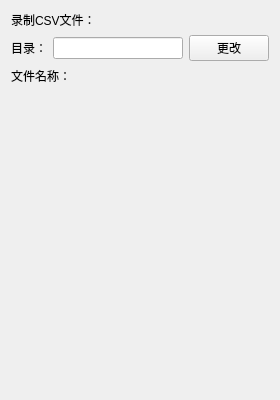
<?xml version="1.0" encoding="UTF-8"?>
<ui version="4.0">
 <class>h2CsvRecordClass</class>
 <widget class="QWidget" name="h2CsvRecordClass">
  <property name="geometry">
   <rect>
    <x>0</x>
    <y>0</y>
    <width>280</width>
    <height>400</height>
   </rect>
  </property>
  <property name="windowTitle">
   <string>h2CsvRecord</string>
  </property>
  <layout class="QGridLayout" name="gridLayout">
   <item row="1" column="0">
    <layout class="QHBoxLayout" name="horizontalLayout">
     <item>
      <widget class="QLabel" name="label_2">
       <property name="text">
        <string>目录：</string>
       </property>
      </widget>
     </item>
     <item>
      <widget class="QLineEdit" name="lineEdit"/>
     </item>
     <item>
      <widget class="QPushButton" name="pushButton">
       <property name="text">
        <string>更改</string>
       </property>
      </widget>
     </item>
    </layout>
   </item>
   <item row="3" column="0">
    <spacer name="verticalSpacer">
     <property name="orientation">
      <enum>Qt::Vertical</enum>
     </property>
     <property name="sizeHint" stdset="0">
      <size>
       <width>20</width>
       <height>40</height>
      </size>
     </property>
    </spacer>
   </item>
   <item row="0" column="0">
    <widget class="QLabel" name="label">
     <property name="text">
      <string>录制CSV文件：</string>
     </property>
    </widget>
   </item>
   <item row="2" column="0">
    <widget class="QLabel" name="label_3">
     <property name="text">
      <string>文件名称：</string>
     </property>
    </widget>
   </item>
  </layout>
 </widget>
 <layoutdefault spacing="6" margin="11"/>
 <resources/>
 <connections/>
</ui>
